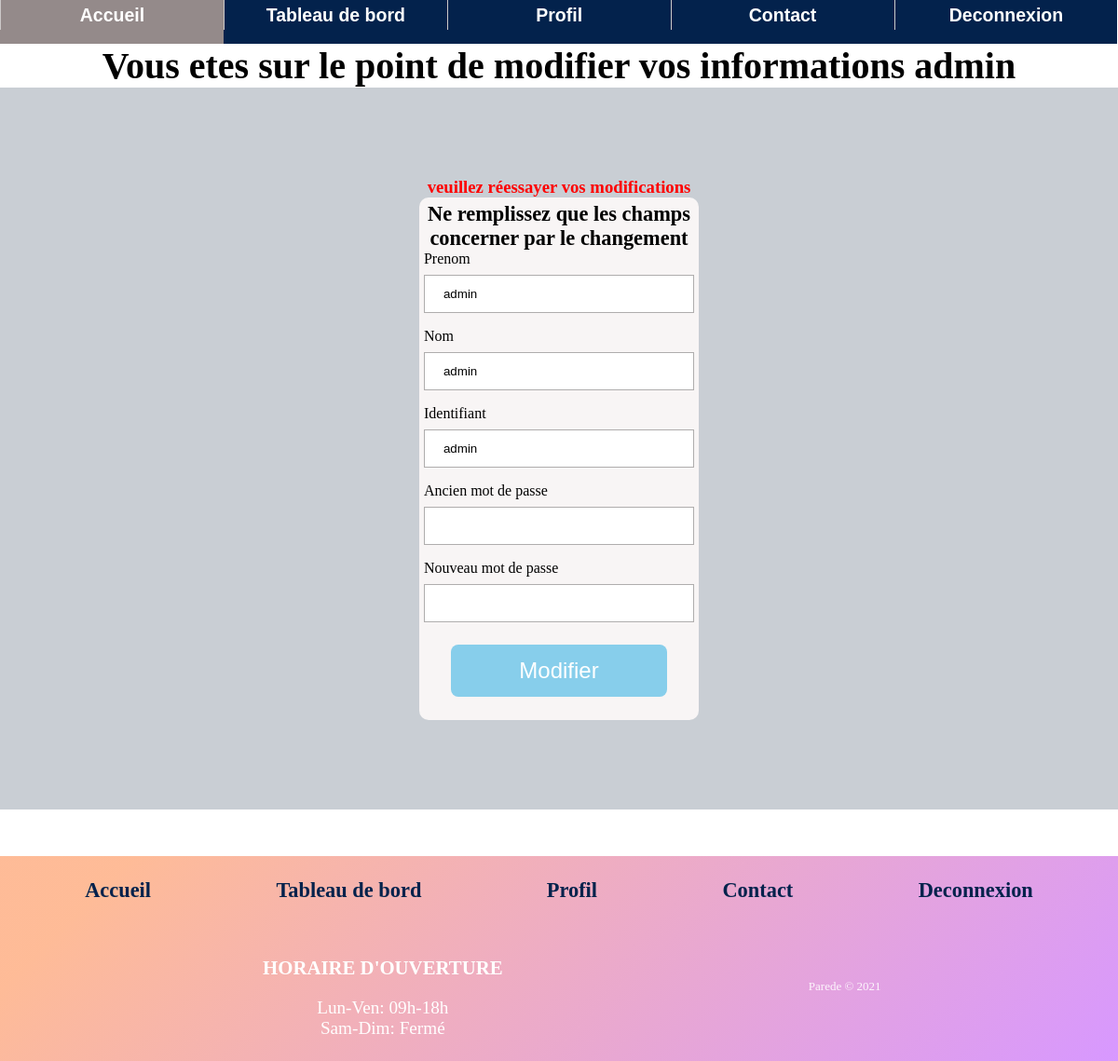
/php/profil.php (signed in), run on the app's committed database.
### tables this page shows
CREATE TABLE IF NOT EXISTS `utilisateurs` (
  `id` int(11) NOT NULL AUTO_INCREMENT,
  `login` varchar(255) NOT NULL,
  `prenom` varchar(255) NOT NULL,
  `nom` varchar(255) NOT NULL,
  `password` varchar(255) NOT NULL,
  PRIMARY KEY (`id`)
);

### php/profil.php (the view, shortened to what this page needs)
<?php
$bdd = mysqli_connect("localhost", "root", "", "moduleconnexion");
$sesslogin = $_SESSION["login"];
$req = mysqli_query($bdd, "SELECT * FROM utilisateurs WHERE login = '$sesslogin'");
$res = mysqli_fetch_all($req, MYSQLI_ASSOC);
$login = $res[0]['login'];
$prenom = $res[0]['prenom'];
$nom = $res[0]['nom'];
?>
<html lang="fr">
<head>
    <link rel="stylesheet" href="moduleconnexion.css">
</head>
<body>
    <header>
        <section class="titre-header">
            <div>
                <ul class="navbar">
                    <li>
                        <h2> <a href="accueiluser.php">Accueil</a></h2>
                    </li>
                    <li>
                        <h2> <a href="tableaudebord.php">Tableau de bord</a></h2>
                    </li>
                    <li>
                        <h2> <a href="profil.php">Profil</a></h2>
                    </li>
                    <li>
                        <h2> <a href="contact2.php">Contact</a></h2>
                    </li>
                    <li>
                        <h2> <a href="deconnexion.php">Deconnexion</a></h2>
                    </li>
                </ul>
            </div>
        </section>
    </header>
    <main>
        <div align="center">
            <h1>Vous etes sur le point de modifier vos informations <?php echo $_SESSION["login"]; ?></h1>
            <form method="post" action="">
                <h3 style="color: red;">
                    <? if ($re == true) {
                        echo  "vos information ont été modifier avec succès";
                    } else {
                        echo "veuillez réessayer vos modifications";
                    } ?></h3>
                <table class="form-input">
                    <tr>
                        <td>
                            <h5>Ne remplissez que les champs concerner par le changement</h5>
                            <label>Prenom</label>
                            <input type="text" name="prenom" value='<?php echo $prenom ?>' />
                        </td>
                    </tr>
                    <tr>
                        <td>
                            <label>Nom</label>
                            <input type="text" name="nom" value='<?php echo $nom ?>' />
                        </td>
                    </tr>
                    <tr>
                        <td>
                            <label>Identifiant</label>
                            <input type="text" name="login" value='<?php echo $login ?>' />
                        </td>
                    </tr>
                    <tr>
                        <td>
                            <label>Ancien mot de passe</label>
                            <input type="password" name="password" required />
                        </td>
                    <tr>
                        <td>
                            <label>Nouveau mot de passe</label>
                            <input type="password" name="passwordChange" />
                        </td>
                    </tr>
                    <tr>
                        <td align="center">
                            <button type="submit" name="modifier">Modifier</button>
                        </td>
                    </tr>
                </table>
            </form>
        </div>
    </main>
    <footer>
        <div class="footer-dark">
            <div class="row">
                <div class="but">
                    <h3><a href="accueiluser.php">Accueil</a></h3>
                </div>
                <div class="but">
                    <h3><a href="tableaudebord.php">Tableau de bord</a></h3>
                </div>
                <div class="but">
                    <h3> <a href="profil.php">Profil</a></h3>
                </div>
                <div class="but">
                    <h3><a href="contact2.php">Contact</a></h3>
                </div>
                <div class="but">
                    <h3><a href="deconnexion.php">Deconnexion</a></h3>
                </div>
            </div>
            <div class="raw">
                <div class="horaire">
                    <h5 class="titre-h">HORAIRE D'OUVERTURE</h5>
                    <p> Lun-Ven: 09h-18h <br>
                        Sam-Dim: Fermé</p>
                </div>
                <div>
                    <p class="copyright">Parede © 2021</p>
                </div>
            </div>
        </div>
    </footer>
</body>
</html>

### moduleconnexion.css (style rules this page uses)
* { margin: 0; }
.form-input { background-color: rgb(248, 245, 245); width: 25%; padding: 0 0 1% 0; margin-bottom: 2%; border-radius: 10px; }
li { text-decoration: none; font-size: 19px; color: rgb(246, 247, 248); padding-bottom: 15px; }
a { text-decoration: none; color: #03224c; }
.navbar { padding: 0%; }
.navbar li { height: auto; width: 19.99%; float: left; text-align: center; list-style: none; font: normal bold 13px/1em Arial, Verdana, Helvetica; background-color: #03224c; }
.navbar a { padding: 4%; border-left: 1px solid #ccc9c9; text-decoration: none; color: white; display: block; }
.footer-dark { padding: 2%; color: #ffffff; background-image: linear-gradient(135deg, #fd5e086b 10%, #9f05ff69 100%); }
.footer-dark h3 { margin-top: 0; font-weight: bold; font-size: 140%; }
.copyright { text-align: center; padding-top: 24px; opacity: 0.9; font-size: 13px; margin-bottom: 0; }
.horaire { padding-left: 28%; text-align: center; }
.titre-h { font-size: 130%; padding-bottom: 8%; }
.row { display: flex; justify-content: space-around; }
.raw { display: flex; justify-content: space-between; padding-top: 5%; padding-right: 20%; }
h1 { font-size: 250%; text-align: center; }
h5 { font-size: 140%; text-align: center; }
form { padding-top: 8%; padding-bottom: 6%; background-color: #c9ced4; margin: 0 0 50px; }
td { padding: 1%; }
button { margin-top: 2%; font-size: 150%; border-radius: 8px; }
button[type="submit"] { background-color: skyblue; color: white; padding: 14px 20px; margin: 8px 0; border: none; cursor: pointer; width: 80%; }
p { font-size: 120%; }
input[type="text"], input[type="password"], input[type="email"], textarea { width: 100%; padding: 12px 20px; margin: 8px 0; display: inline-block; border: 1px solid rgb(175, 173, 173); box-sizing: border-box; }

### data on the page
utilisateurs: prenom "admin", nom "admin", login "admin"

### other printed values
$_SESSION["login"] "admin"
